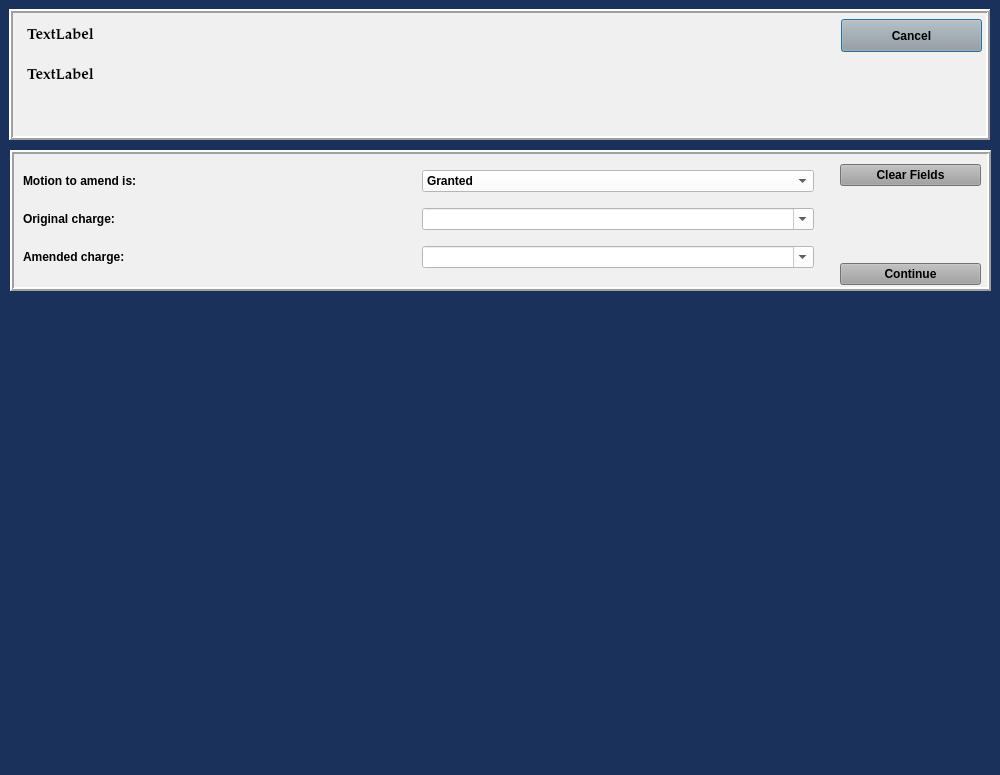
<?xml version="1.0" encoding="UTF-8"?>
<ui version="4.0">
 <class>AmendOffenseDialog</class>
 <widget class="QDialog" name="AmendOffenseDialog">
  <property name="geometry">
   <rect>
    <x>0</x>
    <y>0</y>
    <width>1000</width>
    <height>775</height>
   </rect>
  </property>
  <property name="sizePolicy">
   <sizepolicy hsizetype="Preferred" vsizetype="Preferred">
    <horstretch>0</horstretch>
    <verstretch>0</verstretch>
   </sizepolicy>
  </property>
  <property name="minimumSize">
   <size>
    <width>1000</width>
    <height>775</height>
   </size>
  </property>
  <property name="font">
   <font>
    <family>Palatino Linotype</family>
    <pointsize>11</pointsize>
    <weight>9</weight>
    <italic>false</italic>
    <bold>false</bold>
   </font>
  </property>
  <property name="windowTitle">
   <string>Amend Charge</string>
  </property>
  <property name="styleSheet">
   <string notr="true">background-color: rgb(25, 49, 91);
font: 75 11pt &quot;Palatino Linotype&quot;;</string>
  </property>
  <widget class="QFrame" name="case_information_frame">
   <property name="geometry">
    <rect>
     <x>9</x>
     <y>9</y>
     <width>981</width>
     <height>131</height>
    </rect>
   </property>
   <property name="sizePolicy">
    <sizepolicy hsizetype="Preferred" vsizetype="Preferred">
     <horstretch>0</horstretch>
     <verstretch>0</verstretch>
    </sizepolicy>
   </property>
   <property name="maximumSize">
    <size>
     <width>1000</width>
     <height>800</height>
    </size>
   </property>
   <property name="cursor">
    <cursorShape>ArrowCursor</cursorShape>
   </property>
   <property name="styleSheet">
    <string notr="true">background-color: rgb(240, 240, 240);
font-weight: bold;</string>
   </property>
   <property name="frameShape">
    <enum>QFrame::Box</enum>
   </property>
   <property name="frameShadow">
    <enum>QFrame::Raised</enum>
   </property>
   <property name="lineWidth">
    <number>2</number>
   </property>
   <widget class="QLabel" name="defendant_name_label">
    <property name="geometry">
     <rect>
      <x>18</x>
      <y>53</y>
      <width>831</width>
      <height>27</height>
     </rect>
    </property>
    <property name="font">
     <font>
      <family>Palatino Linotype</family>
      <pointsize>11</pointsize>
      <weight>75</weight>
      <italic>false</italic>
      <bold>true</bold>
     </font>
    </property>
    <property name="text">
     <string>TextLabel</string>
    </property>
   </widget>
   <widget class="QLabel" name="case_number_label">
    <property name="geometry">
     <rect>
      <x>18</x>
      <y>13</y>
      <width>831</width>
      <height>27</height>
     </rect>
    </property>
    <property name="font">
     <font>
      <family>Palatino Linotype</family>
      <pointsize>11</pointsize>
      <weight>75</weight>
      <italic>false</italic>
      <bold>true</bold>
     </font>
    </property>
    <property name="text">
     <string>TextLabel</string>
    </property>
   </widget>
   <widget class="QPushButton" name="cancel_Button">
    <property name="geometry">
     <rect>
      <x>832</x>
      <y>10</y>
      <width>141</width>
      <height>33</height>
     </rect>
    </property>
    <property name="styleSheet">
     <string notr="true">background-color: rgb(160, 160, 160);</string>
    </property>
    <property name="text">
     <string>Cancel</string>
    </property>
   </widget>
  </widget>
  <widget class="QFrame" name="frame_2">
   <property name="geometry">
    <rect>
     <x>10</x>
     <y>150</y>
     <width>981</width>
     <height>141</height>
    </rect>
   </property>
   <property name="styleSheet">
    <string notr="true">background-color: rgb(240, 240, 240);
font: 75 11pt &quot;Palatino Linotype&quot;;
font-weight: bold;</string>
   </property>
   <property name="frameShape">
    <enum>QFrame::Box</enum>
   </property>
   <property name="frameShadow">
    <enum>QFrame::Raised</enum>
   </property>
   <property name="lineWidth">
    <number>2</number>
   </property>
   <property name="midLineWidth">
    <number>0</number>
   </property>
   <widget class="QWidget" name="layoutWidget">
    <property name="geometry">
     <rect>
      <x>830</x>
      <y>14</y>
      <width>141</width>
      <height>121</height>
     </rect>
    </property>
    <layout class="QGridLayout" name="gridLayout">
     <item row="0" column="0">
      <widget class="QPushButton" name="clear_fields_Button">
       <property name="styleSheet">
        <string notr="true">background-color: rgb(160, 160, 160);</string>
       </property>
       <property name="text">
        <string>Clear Fields</string>
       </property>
      </widget>
     </item>
     <item row="2" column="0">
      <widget class="QPushButton" name="continue_Button">
       <property name="styleSheet">
        <string notr="true">background-color: rgb(160, 160, 160);</string>
       </property>
       <property name="text">
        <string>Continue</string>
       </property>
      </widget>
     </item>
     <item row="1" column="0">
      <spacer name="verticalSpacer">
       <property name="orientation">
        <enum>Qt::Vertical</enum>
       </property>
       <property name="sizeHint" stdset="0">
        <size>
         <width>20</width>
         <height>40</height>
        </size>
       </property>
      </spacer>
     </item>
    </layout>
   </widget>
   <widget class="QWidget" name="layoutWidget">
    <property name="geometry">
     <rect>
      <x>13</x>
      <y>10</y>
      <width>791</width>
      <height>121</height>
     </rect>
    </property>
    <layout class="QGridLayout" name="gridLayout_2">
     <item row="0" column="0">
      <widget class="QLabel" name="label">
       <property name="text">
        <string>Motion to amend is:</string>
       </property>
      </widget>
     </item>
     <item row="0" column="1">
      <widget class="QComboBox" name="motion_decision_box">
       <property name="styleSheet">
        <string notr="true">background-color: rgb(255, 255, 255);</string>
       </property>
       <property name="editable">
        <bool>false</bool>
       </property>
       <item>
        <property name="text">
         <string>Granted</string>
        </property>
       </item>
       <item>
        <property name="text">
         <string>Denied</string>
        </property>
       </item>
      </widget>
     </item>
     <item row="1" column="0">
      <widget class="QLabel" name="label_2">
       <property name="text">
        <string>Original charge:</string>
       </property>
      </widget>
     </item>
     <item row="1" column="1">
      <widget class="QComboBox" name="original_charge_box">
       <property name="styleSheet">
        <string notr="true">background-color: rgb(255, 255, 255);</string>
       </property>
       <property name="editable">
        <bool>true</bool>
       </property>
      </widget>
     </item>
     <item row="2" column="0">
      <widget class="QLabel" name="label_3">
       <property name="text">
        <string>Amended charge:</string>
       </property>
      </widget>
     </item>
     <item row="2" column="1">
      <widget class="QComboBox" name="amended_charge_box">
       <property name="styleSheet">
        <string notr="true">background-color: rgb(255, 255, 255);</string>
       </property>
       <property name="editable">
        <bool>true</bool>
       </property>
      </widget>
     </item>
    </layout>
   </widget>
  </widget>
 </widget>
 <tabstops>
  <tabstop>motion_decision_box</tabstop>
  <tabstop>original_charge_box</tabstop>
  <tabstop>amended_charge_box</tabstop>
  <tabstop>continue_Button</tabstop>
  <tabstop>clear_fields_Button</tabstop>
  <tabstop>cancel_Button</tabstop>
 </tabstops>
 <resources/>
 <connections/>
 <slots>
  <slot>proceed_to_ability_to_pay()</slot>
  <slot>close_window()</slot>
  <slot>add_offense()</slot>
  <slot>amend_offense()</slot>
  <slot>proceed_to_sentencing()</slot>
 </slots>
</ui>
